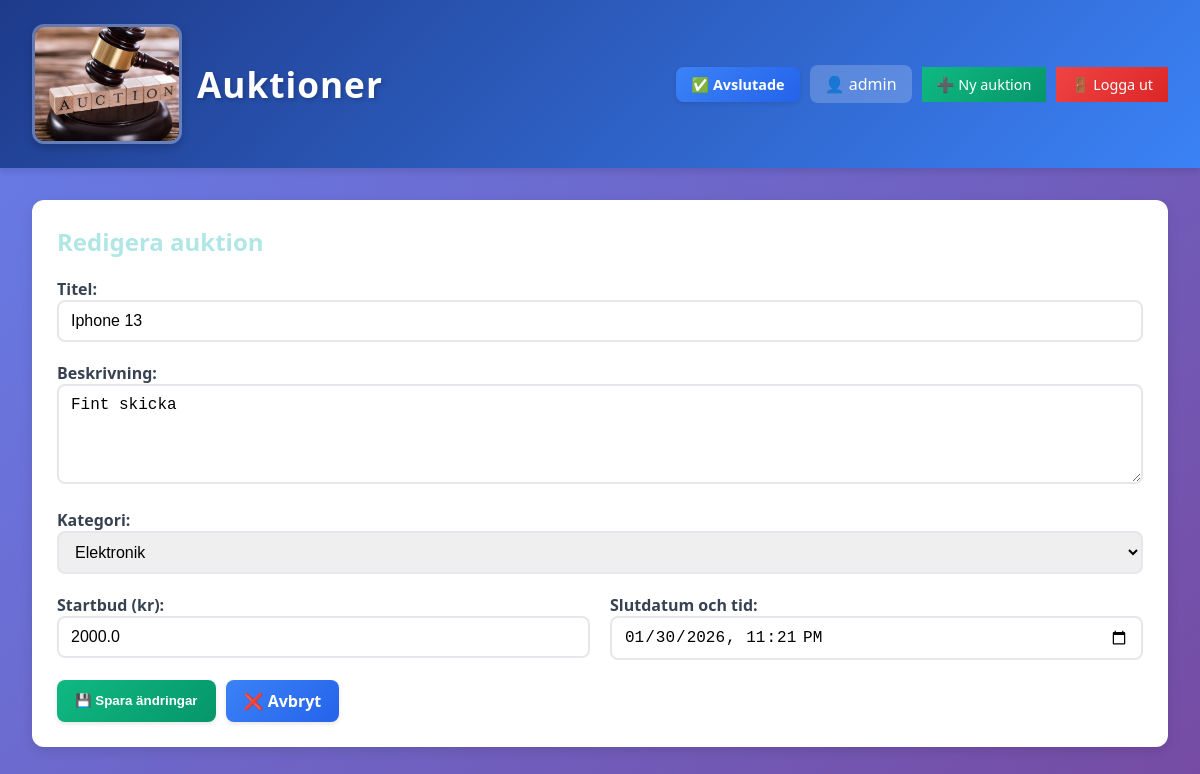
/admin/edit/3 (signed in), run on the app's committed database.
### tables this page shows
CREATE TABLE auctions (
    id INTEGER PRIMARY KEY AUTOINCREMENT,
    title TEXT NOT NULL,
    description TEXT NOT NULL,
    starting_bid REAL NOT NULL,
    end_datetime TEXT NOT NULL,
    category TEXT DEFAULT 'Övrigt',
    likes INTEGER DEFAULT 0,
    dislikes INTEGER DEFAULT 0
);

### myblueprints/auctions/auctions_routes.py (the view, shortened to what this page needs)
@auctions_bp.route("/admin/edit/<int:id>", methods=["GET", "POST"])
@login_required
def admin_edit(id):
    categories = ["Elektronik", "Fordon", "Hem & Trädgård", "Kläder & Accessoarer", "Sport & Fritid", "Samlarprylar", "Övrigt"]
    auction = AuctionRepository.get_by_id(id)
    return render_template("admin_edit.html", auction=auction, categories=categories)

### database.py (called while the page is built)
def get_db():
    if "db" not in g:
        g.db = sqlite3.connect(DATABASE)
        g.db.row_factory = sqlite3.Row
    return g.db

### dbrepositories/auction_repository.py (called while the page is built)
    @staticmethod
    def get_by_id(auction_id):
        return get_db().execute(
            "SELECT * FROM auctions WHERE id = ?",
            (auction_id,)
        ).fetchone()

### myblueprints/auctions/auctions_routes.py (called while the page is built)
def login_required(f):
    @wraps(f)
    def decorated_function(*args, **kwargs):
        if not session.get('logged_in'):
            flash('Du måste logga in för att komma åt den här sidan.')
            return redirect('/login')
        return f(*args, **kwargs)
    return decorated_function

### templates/admin_edit.html
{% extends "base.html" %}
{% block content %}
<div class="detail-section">
    <h2 style="color: #b1e6e6; margin-top: 0;">Redigera auktion</h2>
    <form method="post" style="display: flex; flex-direction: column; gap: 20px;">
        <div>
            <label for="title"><strong>Titel:</strong></label><br>
            <input name="title" id="title" value="{{ auction.title }}" required style="width: 100%;">
        </div>
        <div>
            <label for="description"><strong>Beskrivning:</strong></label><br>
            <textarea name="description" id="description" required>{{ auction.description }}</textarea>
        </div>
        <div>
            <label for="category"><strong>Kategori:</strong></label><br>
            <select name="category" id="category" required style="width: 100%;">
                {% for cat in categories %}
                <option value="{{ cat }}" {% if cat == auction.category %}selected{% endif %}>{{ cat }}</option>
                {% endfor %}
            </select>
        </div>
        <div style="display: flex; gap: 20px;">
            <div style="flex: 1;">
                <label for="starting_bid"><strong>Startbud (kr):</strong></label><br>
                <input name="starting_bid" id="starting_bid" type="number" step="1" min="1"
                       value="{{ auction.starting_bid }}" required style="width: 100%;">
            </div>
            <div style="flex: 1;">
                <label for="end_datetime"><strong>Slutdatum och tid:</strong></label><br>
                <input name="end_datetime" id="end_datetime" type="datetime-local"
                       value="{{ auction.end_datetime[:16] }}" required style="width: 100%;">
            </div>
        </div>
        <div style="display: flex; gap: 10px;">
            <button type="submit" class="btn-success">💾 Spara ändringar</button>
            <a href="/auction/{{ auction.id }}" class="btn">❌ Avbryt</a>
        </div>
    </form>
</div>
{% endblock %}

### static/style.css (style rules this page uses)
* { box-sizing: border-box; }
body { font-family: 'Segoe UI', Tahoma, Geneva, Verdana, sans-serif; background: linear-gradient(135deg, #667eea 0%, #764ba2 100%); background-attachment: fixed; margin: 0; padding: 0; min-height: 100vh; }
button, .btn { background: linear-gradient(135deg, #3b82f6 0%, #2563eb 100%); color: white; border: none; padding: 10px 18px; border-radius: 8px; cursor: pointer; font-weight: 600; transition: all 0.3s ease; box-shadow: 0 2px 4px rgba(0, 0, 0, 0.1); text-decoration: none; display: inline-block; }
.btn-success { background: linear-gradient(135deg, #10b981 0%, #059669 100%); }
input, textarea, select { padding: 10px 12px; margin-right: 5px; border: 2px solid #e5e7eb; border-radius: 8px; font-size: 1rem; transition: all 0.3s ease; }
textarea { width: 100%; min-height: 100px; resize: vertical; }
.detail-section { background: white; padding: 25px; border-radius: 12px; margin-bottom: 20px; box-shadow: 0 4px 12px rgba(0, 0, 0, 0.1); }
form { margin: 0; }
label { font-weight: 600; color: #374151; margin-right: 10px; }

### data on the page
auctions: title "Iphone 13", description "Fint skicka", category "Elektronik", starting_bid "2000.0", end_datetime "01/30/2026 23:21"

### other printed values
{{ session.get('username') }} "admin"
